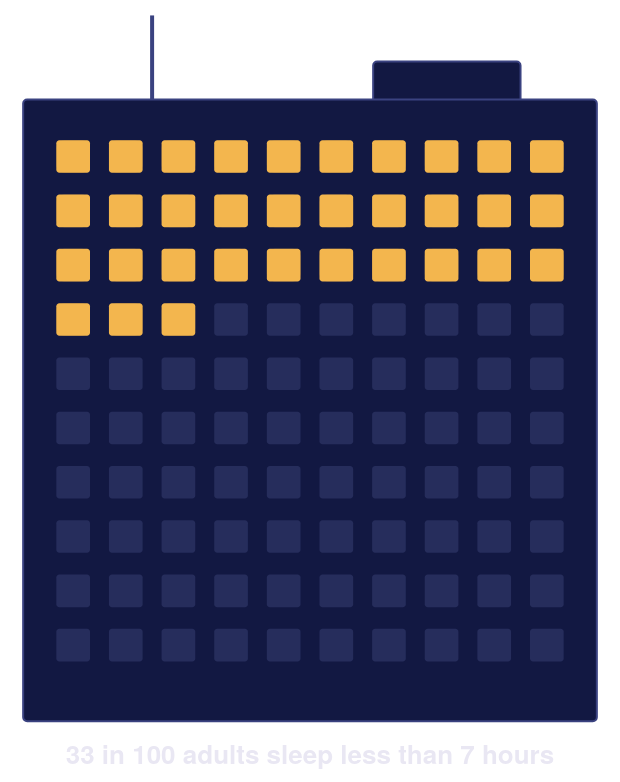

Write a Vega-Lite specification for this figure.
### Vega-Lite specification from a JSON file in a GitHub repository (floating-point values rounded to 4 significant figures)
{"$schema": "https://vega.github.io/schema/vega-lite/v5.json", "width": 300, "height": 380, "params": [{"name": "reveal", "value": 1}], "encoding": {"x": {"type": "quantitative", "scale": {"domain": [-0.7, 10.7]}, "axis": null}, "y": {"type": "quantitative", "scale": {"domain": [-2.2, 11.8], "reverse": true}, "axis": null}}, "layer": [{"data": {"values": [{"x0": 6.2, "x1": 9.0, "y0": -1.25, "y1": -0.45}, {"x0": -0.45, "x1": 10.45, "y0": -0.55, "y1": 10.9}]}, "mark": {"type": "rect", "color": "#121842", "cornerRadius": 2, "stroke": "#3a4280", "strokeWidth": 1}, "encoding": {"x": {"field": "x0"}, "x2": {"field": "x1"}, "y": {"field": "y0"}, "y2": {"field": "y1"}}}, {"data": {"values": [{"x": 2.0, "y0": -2.1, "y1": -0.55}]}, "mark": {"type": "rule", "color": "#3a4280", "strokeWidth": 2}, "encoding": {"x": {"field": "x"}, "y": {"field": "y0"}, "y2": {"field": "y1"}}}, {"data": {"values": [{"i": 0, "col": 0, "row": 0, "rank": 0}, {"i": 1, "col": 1, "row": 0, "rank": 1}, {"i": 2, "col": 2, "row": 0, "rank": 2}, {"i": 3, "col": 3, "row": 0, "rank": 3}, {"i": 4, "col": 4, "row": 0, "rank": 4}, {"i": 5, "col": 5, "row": 0, "rank": 5}, {"i": 6, "col": 6, "row": 0, "rank": 6}, {"i": 7, "col": 7, "row": 0, "rank": 7}, {"i": 8, "col": 8, "row": 0, "rank": 8}, {"i": 9, "col": 9, "row": 0, "rank": 9}, {"i": 10, "col": 0, "row": 1, "rank": 10}, {"i": 11, "col": 1, "row": 1, "rank": 11}, {"i": 12, "col": 2, "row": 1, "rank": 12}, {"i": 13, "col": 3, "row": 1, "rank": 13}, {"i": 14, "col": 4, "row": 1, "rank": 14}, {"i": 15, "col": 5, "row": 1, "rank": 15}, {"i": 16, "col": 6, "row": 1, "rank": 16}, {"i": 17, "col": 7, "row": 1, "rank": 17}, {"i": 18, "col": 8, "row": 1, "rank": 18}, {"i": 19, "col": 9, "row": 1, "rank": 19}, {"i": 20, "col": 0, "row": 2, "rank": 20}, {"i": 21, "col": 1, "row": 2, "rank": 21}, {"i": 22, "col": 2, "row": 2, "rank": 22}, {"i": 23, "col": 3, "row": 2, "rank": 23}, {"i": 24, "col": 4, "row": 2, "rank": 24}, {"i": 25, "col": 5, "row": 2, "rank": 25}, {"i": 26, "col": 6, "row": 2, "rank": 26}, {"i": 27, "col": 7, "row": 2, "rank": 27}, {"i": 28, "col": 8, "row": 2, "rank": 28}, {"i": 29, "col": 9, "row": 2, "rank": 29}, {"i": 30, "col": 0, "row": 3, "rank": 30}, {"i": 31, "col": 1, "row": 3, "rank": 31}, {"i": 32, "col": 2, "row": 3, "rank": 32}, {"i": 33, "col": 3, "row": 3, "rank": 33}, {"i": 34, "col": 4, "row": 3, "rank": 34}, {"i": 35, "col": 5, "row": 3, "rank": 35}, {"i": 36, "col": 6, "row": 3, "rank": 36}, {"i": 37, "col": 7, "row": 3, "rank": 37}, {"i": 38, "col": 8, "row": 3, "rank": 38}, {"i": 39, "col": 9, "row": 3, "rank": 39}, {"i": 40, "col": 0, "row": 4, "rank": 40}, {"i": 41, "col": 1, "row": 4, "rank": 41}, {"i": 42, "col": 2, "row": 4, "rank": 42}, {"i": 43, "col": 3, "row": 4, "rank": 43}, {"i": 44, "col": 4, "row": 4, "rank": 44}, {"i": 45, "col": 5, "row": 4, "rank": 45}, {"i": 46, "col": 6, "row": 4, "rank": 46}, {"i": 47, "col": 7, "row": 4, "rank": 47}, {"i": 48, "col": 8, "row": 4, "rank": 48}, {"i": 49, "col": 9, "row": 4, "rank": 49}, {"i": 50, "col": 0, "row": 5, "rank": 50}, {"i": 51, "col": 1, "row": 5, "rank": 51}, {"i": 52, "col": 2, "row": 5, "rank": 52}, {"i": 53, "col": 3, "row": 5, "rank": 53}, {"i": 54, "col": 4, "row": 5, "rank": 54}, {"i": 55, "col": 5, "row": 5, "rank": 55}, {"i": 56, "col": 6, "row": 5, "rank": 56}, {"i": 57, "col": 7, "row": 5, "rank": 57}, {"i": 58, "col": 8, "row": 5, "rank": 58}, {"i": 59, "col": 9, "row": 5, "rank": 59}, {"i": 60, "col": 0, "row": 6, "rank": 60}, {"i": 61, "col": 1, "row": 6, "rank": 61}, {"i": 62, "col": 2, "row": 6, "rank": 62}, {"i": 63, "col": 3, "row": 6, "rank": 63}, {"i": 64, "col": 4, "row": 6, "rank": 64}, {"i": 65, "col": 5, "row": 6, "rank": 65}, {"i": 66, "col": 6, "row": 6, "rank": 66}, {"i": 67, "col": 7, "row": 6, "rank": 67}, {"i": 68, "col": 8, "row": 6, "rank": 68}, {"i": 69, "col": 9, "row": 6, "rank": 69}, {"i": 70, "col": 0, "row": 7, "rank": 70}, {"i": 71, "col": 1, "row": 7, "rank": 71}, {"i": 72, "col": 2, "row": 7, "rank": 72}, {"i": 73, "col": 3, "row": 7, "rank": 73}, {"i": 74, "col": 4, "row": 7, "rank": 74}, {"i": 75, "col": 5, "row": 7, "rank": 75}, {"i": 76, "col": 6, "row": 7, "rank": 76}, {"i": 77, "col": 7, "row": 7, "rank": 77}, {"i": 78, "col": 8, "row": 7, "rank": 78}, {"i": 79, "col": 9, "row": 7, "rank": 79}, {"i": 80, "col": 0, "row": 8, "rank": 80}, {"i": 81, "col": 1, "row": 8, "rank": 81}, {"i": 82, "col": 2, "row": 8, "rank": 82}, {"i": 83, "col": 3, "row": 8, "rank": 83}, {"i": 84, "col": 4, "row": 8, "rank": 84}, {"i": 85, "col": 5, "row": 8, "rank": 85}, {"i": 86, "col": 6, "row": 8, "rank": 86}, {"i": 87, "col": 7, "row": 8, "rank": 87}, {"i": 88, "col": 8, "row": 8, "rank": 88}, {"i": 89, "col": 9, "row": 8, "rank": 89}, {"i": 90, "col": 0, "row": 9, "rank": 90}, {"i": 91, "col": 1, "row": 9, "rank": 91}, {"i": 92, "col": 2, "row": 9, "rank": 92}, {"i": 93, "col": 3, "row": 9, "rank": 93}, {"i": 94, "col": 4, "row": 9, "rank": 94}, {"i": 95, "col": 5, "row": 9, "rank": 95}, {"i": 96, "col": 6, "row": 9, "rank": 96}, {"i": 97, "col": 7, "row": 9, "rank": 97}, {"i": 98, "col": 8, "row": 9, "rank": 98}, {"i": 99, "col": 9, "row": 9, "rank": 99}]}, "transform": [{"calculate": "datum.rank < round(100 - 67 * reveal) ? 'Less than 7 hours' : '7 hours or more'", "as": "group"}, {"calculate": "datum.col + 0.18", "as": "x0"}, {"calculate": "datum.col + 0.82", "as": "x1"}, {"calculate": "datum.row + 0.2", "as": "y0"}, {"calculate": "datum.row + 0.8", "as": "y1"}], "layer": [{"transform": [{"filter": "datum.group == 'Less than 7 hours'"}], "mark": {"type": "rect", "color": "#f3b64e", "opacity": 0.22, "cornerRadius": 4}, "encoding": {"x": {"field": "x0", "type": "quantitative"}, "x2": {"field": "x1"}, "y": {"field": "y0", "type": "quantitative"}, "y2": {"field": "y1"}}}, {"mark": {"type": "rect", "cornerRadius": 1.5}, "encoding": {"x": {"field": "x0", "type": "quantitative"}, "x2": {"field": "x1"}, "y": {"field": "y0", "type": "quantitative"}, "y2": {"field": "y1"}, "color": {"field": "group", "type": "nominal", "title": null, "scale": {"domain": ["Less than 7 hours", "7 hours or more"], "range": ["#f3b64e", "#262d5c"]}, "legend": null}, "tooltip": [{"field": "group", "title": "Usual sleep"}]}}]}, {"data": {"values": [{"x": 5, "y": 11.55}]}, "mark": {"type": "text", "fontSize": 13, "fontWeight": 600, "color": "#e9e7f3", "baseline": "middle", "text": {"expr": "reveal < 1 ? round(100 - 67 * reveal) + ' lights still on' : '33 in 100 adults sleep less than 7 hours'"}}, "encoding": {"x": {"field": "x"}, "y": {"field": "y"}}}], "config": {"background": "transparent", "font": "'Source Sans 3', 'Helvetica Neue', Arial, sans-serif", "view": {"stroke": null}, "title": {"font": "Fraunces, Georgia, serif", "fontSize": 18, "fontWeight": 600, "color": "#e9e7f3", "anchor": "start", "subtitleFont": "'Source Sans 3', 'Helvetica Neue', Arial, sans-serif", "subtitleFontSize": 13, "subtitleFontWeight": 400, "subtitleColor": "#b4b2cf", "offset": 12}, "axis": {"labelFontSize": 12, "titleFontSize": 12, "titleColor": "#b4b2cf", "labelColor": "#b4b2cf", "gridColor": "#2b3266", "labelLimit": 320, "domainColor": "#5f669e", "tickColor": "#5f669e", "titleFontWeight": 400}, "legend": {"labelLimit": 260, "titleLimit": 300, "labelFontSize": 12, "titleFontSize": 12, "titleColor": "#b4b2cf", "labelColor": "#e9e7f3", "titleFontWeight": 400}, "header": {"labelFontSize": 13, "labelColor": "#e9e7f3", "titleFontSize": 13}, "text": {"font": "'Source Sans 3', 'Helvetica Neue', Arial, sans-serif", "color": "#e9e7f3"}}}
